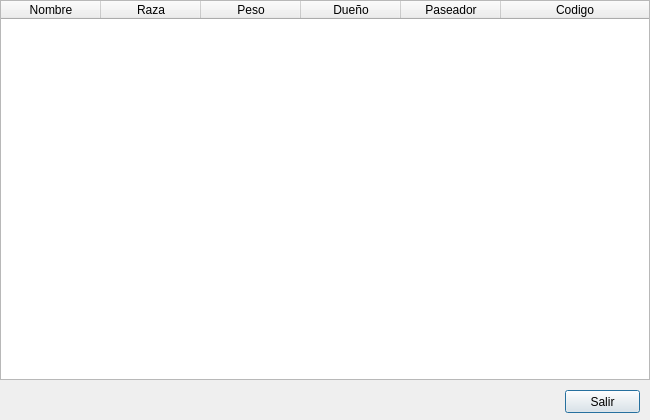
<?xml version="1.0" encoding="UTF-8"?>
<ui version="4.0">
 <class>Listado_Mascotas</class>
 <widget class="QDialog" name="Listado_Mascotas">
  <property name="geometry">
   <rect>
    <x>0</x>
    <y>0</y>
    <width>650</width>
    <height>420</height>
   </rect>
  </property>
  <property name="windowTitle">
   <string>Mascotas - Listado</string>
  </property>
  <widget class="QTableWidget" name="table_Mascotas">
   <property name="geometry">
    <rect>
     <x>0</x>
     <y>0</y>
     <width>650</width>
     <height>380</height>
    </rect>
   </property>
   <property name="editTriggers">
    <set>QAbstractItemView::NoEditTriggers</set>
   </property>
   <property name="selectionMode">
    <enum>QAbstractItemView::SingleSelection</enum>
   </property>
   <property name="selectionBehavior">
    <enum>QAbstractItemView::SelectRows</enum>
   </property>
   <property name="textElideMode">
    <enum>Qt::ElideLeft</enum>
   </property>
   <property name="sortingEnabled">
    <bool>true</bool>
   </property>
   <attribute name="horizontalHeaderCascadingSectionResizes">
    <bool>false</bool>
   </attribute>
   <attribute name="horizontalHeaderDefaultSectionSize">
    <number>100</number>
   </attribute>
   <attribute name="horizontalHeaderMinimumSectionSize">
    <number>100</number>
   </attribute>
   <attribute name="horizontalHeaderStretchLastSection">
    <bool>true</bool>
   </attribute>
   <attribute name="verticalHeaderVisible">
    <bool>false</bool>
   </attribute>
   <column>
    <property name="text">
     <string>Nombre</string>
    </property>
    <property name="textAlignment">
     <set>AlignHCenter|AlignVCenter|AlignCenter</set>
    </property>
   </column>
   <column>
    <property name="text">
     <string>Raza</string>
    </property>
    <property name="textAlignment">
     <set>AlignHCenter|AlignVCenter|AlignCenter</set>
    </property>
   </column>
   <column>
    <property name="text">
     <string>Peso</string>
    </property>
    <property name="textAlignment">
     <set>AlignHCenter|AlignVCenter|AlignCenter</set>
    </property>
   </column>
   <column>
    <property name="text">
     <string>Dueño</string>
    </property>
    <property name="textAlignment">
     <set>AlignHCenter|AlignVCenter|AlignCenter</set>
    </property>
   </column>
   <column>
    <property name="text">
     <string>Paseador</string>
    </property>
    <property name="textAlignment">
     <set>AlignHCenter|AlignVCenter|AlignCenter</set>
    </property>
   </column>
   <column>
    <property name="text">
     <string>Codigo</string>
    </property>
    <property name="textAlignment">
     <set>AlignHCenter|AlignVCenter|AlignCenter</set>
    </property>
   </column>
  </widget>
  <widget class="QPushButton" name="pb_Salir">
   <property name="geometry">
    <rect>
     <x>565</x>
     <y>390</y>
     <width>75</width>
     <height>23</height>
    </rect>
   </property>
   <property name="text">
    <string>Salir</string>
   </property>
  </widget>
 </widget>
 <resources/>
 <connections>
  <connection>
   <sender>pb_Salir</sender>
   <signal>clicked()</signal>
   <receiver>Listado_Mascotas</receiver>
   <slot>close()</slot>
   <hints>
    <hint type="sourcelabel">
     <x>792</x>
     <y>401</y>
    </hint>
    <hint type="destinationlabel">
     <x>419</x>
     <y>209</y>
    </hint>
   </hints>
  </connection>
 </connections>
</ui>
